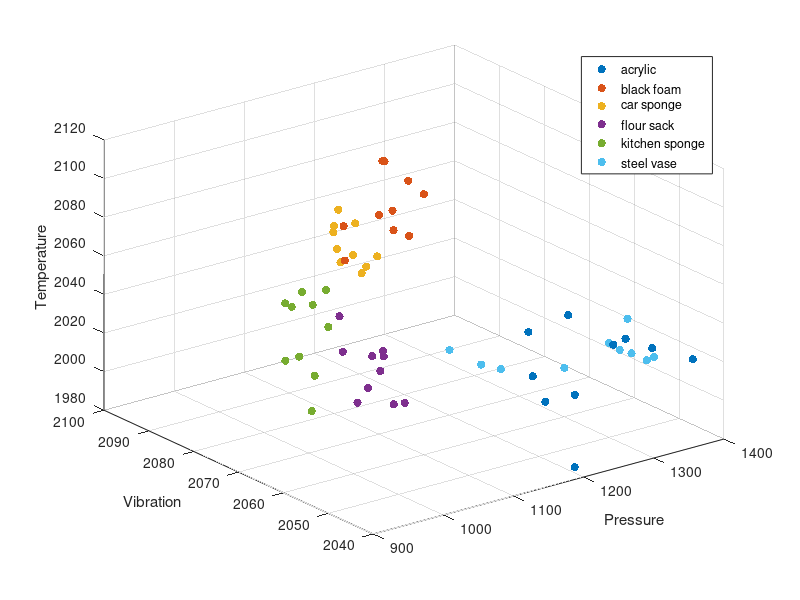
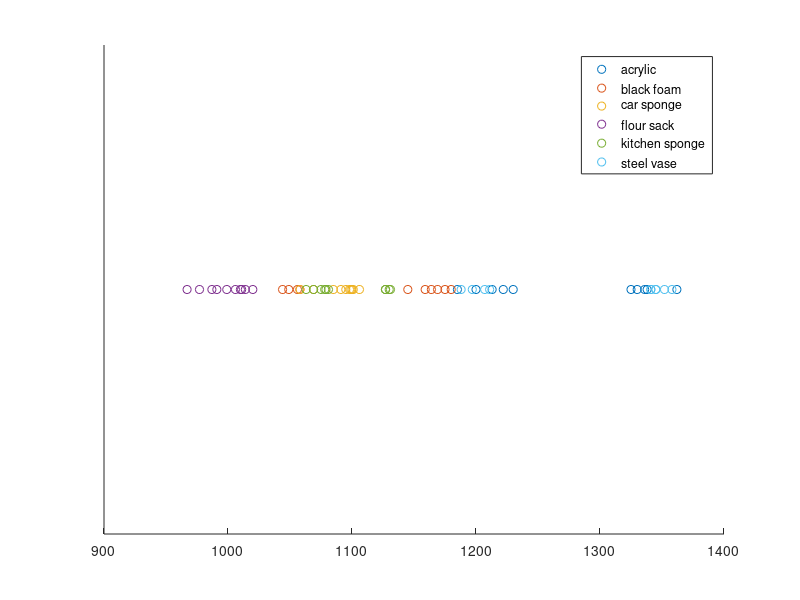
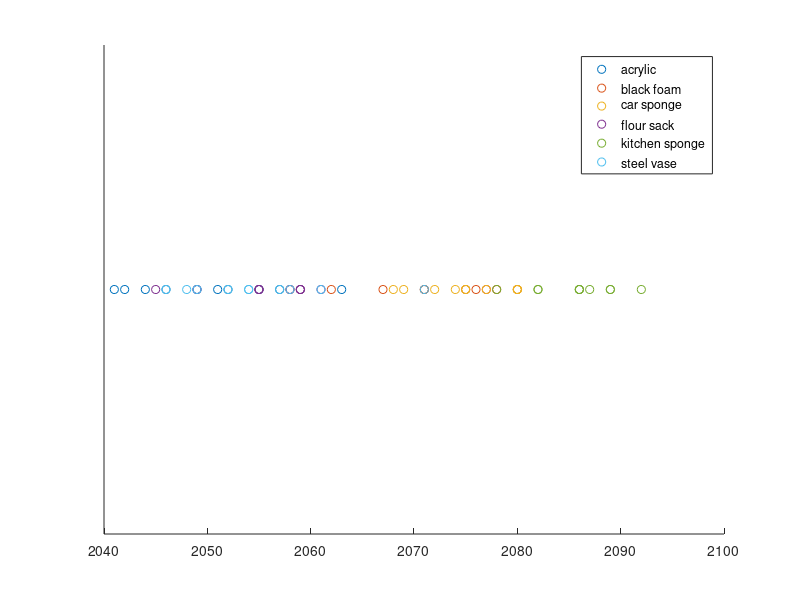
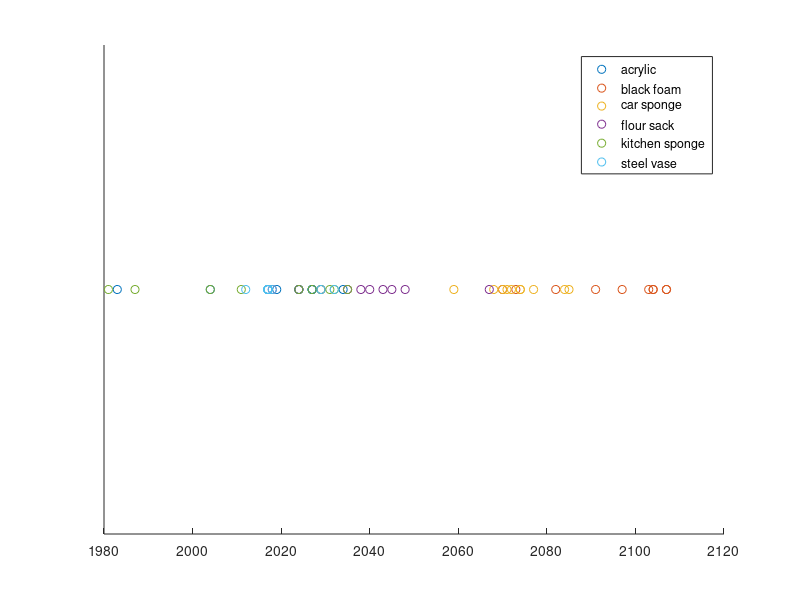

Write the MATLAB code that produced these figures, in order.
clear;
close all;
load('F0_PVT_50.mat');
figure;
scatter3(Data(1,1:10),Data(2,1:10),Data(3,1:10),'filled');
hold on;
grid on;
scatter3(Data(1,11:20),Data(2,11:20),Data(3,11:20),'filled');
scatter3(Data(1,21:30),Data(2,21:30),Data(3,21:30),'filled');
scatter3(Data(1,31:40),Data(2,31:40),Data(3,31:40),'filled');
scatter3(Data(1,41:50),Data(2,41:50),Data(3,41:50),'filled');
scatter3(Data(1,51:60),Data(2,51:60),Data(3,51:60),'filled');
xlabel('Pressure');
ylabel('Vibration');
zlabel('Temperature');
legend('acrylic','black foam','car sponge','flour sack','kitchen sponge','steel vase');

figure;
a = ones(1,60);
for i = 1:10:51
    scatter(Data(1,i:i+9),a(1,i:i+9));
    hold on
end
set(gca,'ytick',[],'yticklabel',[])
legend('acrylic','black foam','car sponge','flour sack','kitchen sponge','steel vase');

figure;
a = ones(1,60);
for i = 1:10:51
    scatter(Data(2,i:i+9),a(1,i:i+9));
    hold on
end
set(gca,'ytick',[],'yticklabel',[])
legend('acrylic','black foam','car sponge','flour sack','kitchen sponge','steel vase');

figure;
a = ones(1,60);
for i = 1:10:51
    scatter(Data(3,i:i+9),a(1,i:i+9));
    hold on
end
set(gca,'ytick',[],'yticklabel',[])
legend('acrylic','black foam','car sponge','flour sack','kitchen sponge','steel vase');


